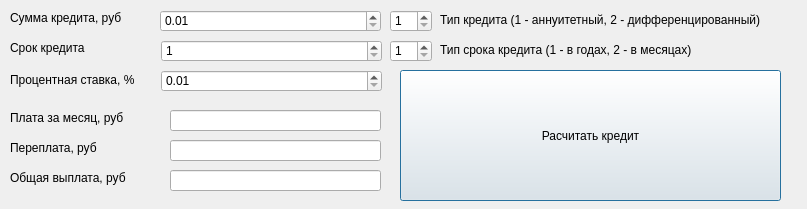
<?xml version="1.0" encoding="UTF-8"?>
<ui version="4.0">
 <class>credit</class>
 <widget class="QDialog" name="credit">
  <property name="geometry">
   <rect>
    <x>0</x>
    <y>0</y>
    <width>807</width>
    <height>209</height>
   </rect>
  </property>
  <property name="windowTitle">
   <string>Dialog</string>
  </property>
  <property name="styleSheet">
   <string notr="true">QDialog {
background-image: url(:/pics/img/strawberry.jpg);
}</string>
  </property>
  <widget class="QWidget" name="centralwidget" native="true">
   <property name="geometry">
    <rect>
     <x>0</x>
     <y>0</y>
     <width>811</width>
     <height>201</height>
    </rect>
   </property>
   <widget class="QLabel" name="label_8">
    <property name="geometry">
     <rect>
      <x>10</x>
      <y>140</y>
      <width>101</width>
      <height>16</height>
     </rect>
    </property>
    <property name="text">
     <string>Переплата, руб</string>
    </property>
   </widget>
   <widget class="QLabel" name="label_3">
    <property name="geometry">
     <rect>
      <x>10</x>
      <y>70</y>
      <width>141</width>
      <height>20</height>
     </rect>
    </property>
    <property name="text">
     <string>Процентная ставка, %</string>
    </property>
   </widget>
   <widget class="QLabel" name="label_5">
    <property name="geometry">
     <rect>
      <x>440</x>
      <y>40</y>
      <width>351</width>
      <height>20</height>
     </rect>
    </property>
    <property name="text">
     <string>Тип срока кредита (1 - в годах, 2 - в месяцах)</string>
    </property>
   </widget>
   <widget class="QLabel" name="label_6">
    <property name="geometry">
     <rect>
      <x>10</x>
      <y>110</y>
      <width>131</width>
      <height>16</height>
     </rect>
    </property>
    <property name="text">
     <string>Плата за месяц, руб</string>
    </property>
   </widget>
   <widget class="QSpinBox" name="term">
    <property name="geometry">
     <rect>
      <x>161</x>
      <y>40</y>
      <width>221</width>
      <height>22</height>
     </rect>
    </property>
    <property name="minimum">
     <number>1</number>
    </property>
    <property name="maximum">
     <number>999</number>
    </property>
   </widget>
   <widget class="QSpinBox" name="type_of_term">
    <property name="geometry">
     <rect>
      <x>390</x>
      <y>40</y>
      <width>42</width>
      <height>22</height>
     </rect>
    </property>
    <property name="minimum">
     <number>1</number>
    </property>
    <property name="maximum">
     <number>2</number>
    </property>
   </widget>
   <widget class="QLabel" name="label_2">
    <property name="geometry">
     <rect>
      <x>10</x>
      <y>40</y>
      <width>91</width>
      <height>16</height>
     </rect>
    </property>
    <property name="text">
     <string>Срок кредита</string>
    </property>
   </widget>
   <widget class="QLabel" name="label_4">
    <property name="geometry">
     <rect>
      <x>440</x>
      <y>10</y>
      <width>361</width>
      <height>20</height>
     </rect>
    </property>
    <property name="text">
     <string>Тип кредита (1 - аннуитетный, 2 - дифференцированный)</string>
    </property>
   </widget>
   <widget class="QLineEdit" name="monthly_payment">
    <property name="enabled">
     <bool>true</bool>
    </property>
    <property name="geometry">
     <rect>
      <x>170</x>
      <y>110</y>
      <width>211</width>
      <height>21</height>
     </rect>
    </property>
    <property name="readOnly">
     <bool>true</bool>
    </property>
   </widget>
   <widget class="QLabel" name="label">
    <property name="geometry">
     <rect>
      <x>10</x>
      <y>10</y>
      <width>141</width>
      <height>16</height>
     </rect>
    </property>
    <property name="text">
     <string>Сумма кредита, руб</string>
    </property>
   </widget>
   <widget class="QLabel" name="label_7">
    <property name="geometry">
     <rect>
      <x>10</x>
      <y>170</y>
      <width>131</width>
      <height>16</height>
     </rect>
    </property>
    <property name="text">
     <string>Общая выплата, руб</string>
    </property>
   </widget>
   <widget class="QSpinBox" name="type_of_credit">
    <property name="geometry">
     <rect>
      <x>390</x>
      <y>10</y>
      <width>42</width>
      <height>22</height>
     </rect>
    </property>
    <property name="minimum">
     <number>1</number>
    </property>
    <property name="maximum">
     <number>2</number>
    </property>
   </widget>
   <widget class="QDoubleSpinBox" name="interest_rate">
    <property name="geometry">
     <rect>
      <x>161</x>
      <y>70</y>
      <width>221</width>
      <height>22</height>
     </rect>
    </property>
    <property name="minimum">
     <double>0.010000000000000</double>
    </property>
    <property name="singleStep">
     <double>0.010000000000000</double>
    </property>
   </widget>
   <widget class="QPushButton" name="pushButton_credit">
    <property name="geometry">
     <rect>
      <x>400</x>
      <y>70</y>
      <width>381</width>
      <height>131</height>
     </rect>
    </property>
    <property name="text">
     <string>Расчитать кредит</string>
    </property>
   </widget>
   <widget class="QLineEdit" name="total_payment">
    <property name="geometry">
     <rect>
      <x>170</x>
      <y>170</y>
      <width>211</width>
      <height>21</height>
     </rect>
    </property>
    <property name="readOnly">
     <bool>true</bool>
    </property>
   </widget>
   <widget class="QDoubleSpinBox" name="amount">
    <property name="geometry">
     <rect>
      <x>160</x>
      <y>10</y>
      <width>221</width>
      <height>22</height>
     </rect>
    </property>
    <property name="minimum">
     <double>0.010000000000000</double>
    </property>
    <property name="maximum">
     <double>999999999.000000000000000</double>
    </property>
    <property name="singleStep">
     <double>0.010000000000000</double>
    </property>
   </widget>
   <widget class="QLineEdit" name="overpayment">
    <property name="geometry">
     <rect>
      <x>170</x>
      <y>140</y>
      <width>211</width>
      <height>21</height>
     </rect>
    </property>
    <property name="readOnly">
     <bool>true</bool>
    </property>
   </widget>
  </widget>
 </widget>
 <resources/>
 <connections/>
</ui>
